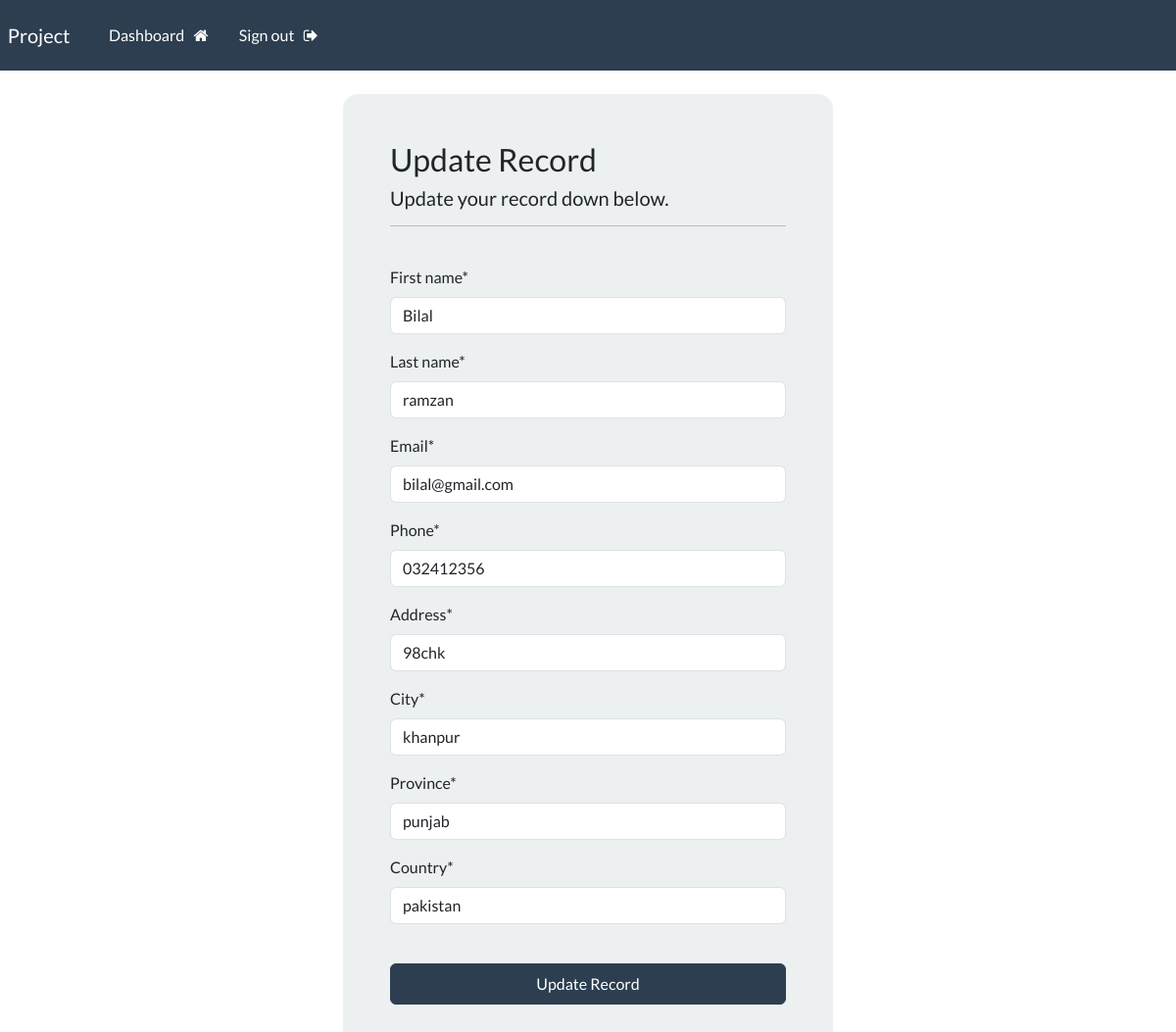
The app's page /update-record/1 (signed in) with its own data.
### webapp/models.py (models this page shows, shortened)
class Record(models.Model):
    creation_date = models.DateTimeField(auto_now_add=True)
    first_name=models.CharField(max_length=100)
    last_name = models.CharField(max_length=100)
    email = models.CharField(max_length=100)
    phone = models.CharField(max_length=100)
    address = models.CharField(max_length=100)
    city = models.CharField(max_length=100)
    province = models.CharField(max_length=100)
    country = models.CharField(max_length=100)

### webapp/views.py (the view)
# urls.py: path('update-record/<int:pk>',views.update_record,name="update-record"),
@login_required(login_url='login')
def update_record(request,pk):
    record=Record.objects.get(id=pk)
    form=UpdateRecordForm(instance=record)
    if request.method=='POST':
        form=UpdateRecordForm(request.POST,instance=record)
        if form.is_valid():
            form.save()
            return redirect('dashboard')
    context={'form':form}
    return render(request,'webapp/update-record.html',context)

### webapp/forms.py
class UpdateRecordForm(forms.ModelForm):
    class Meta:
        model=Record
        fields=['first_name','last_name','email','phone','address','city','province','country']

### webapp/templates/webapp/update-record.html (shortened to what this page needs)
{% extends 'webapp/base.html' %}
{% load crispy_forms_tags %}
{% block content %}
<body>
    <div class="container bg-light shadow-md p-5 form-layout" id="form-layout">
        <h3>Update Record</h3>
        <h5>Update your record down below.</h5>
        <hr>
        <br>
        <form method="POST" autocomplete="off">
            {{ form|crispy }}
            <br>
            <button type="submit" class="btn btn-primary w-100 btn-block p-2">Update Record</button>
        </form>
    </div>
</body>
{% endblock %}

### webapp/static/css/styles.css (style rules this page uses)
#form-layout { border-radius: 15px; width:500px; }

### records on screen
Record: first_name "Bilal", last_name "ramzan", email "bilal@gmail.com", phone "032412356", address "98chk", city "khanpur", province "punjab", country "pakistan"
